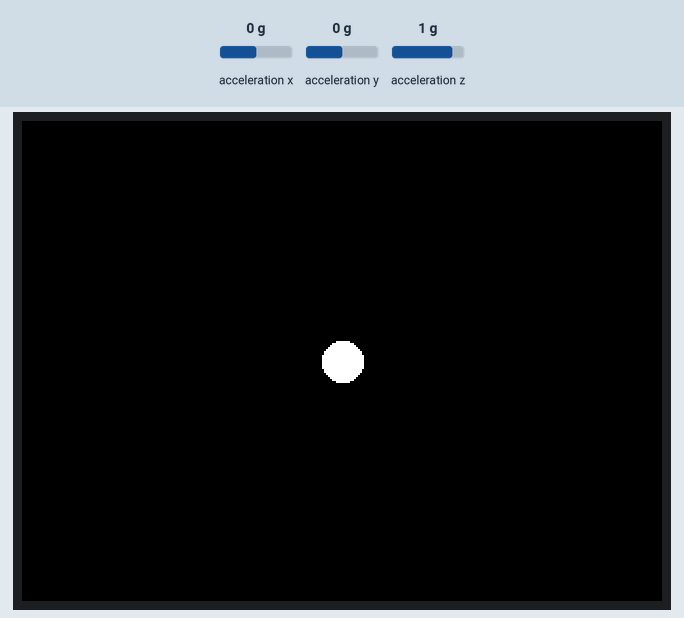
Bench run of a sketch on a simulated ESP32. On the bench: 320×240 colour display. Inputs (shaded band) come from the test bench; at power-on: acceleration x 0 g, acceleration y 0 g, acceleration z 1 g.

Above: at 1.3 s.
1.4 s: acceleration x set to -0.8 g
At 1.9 s:
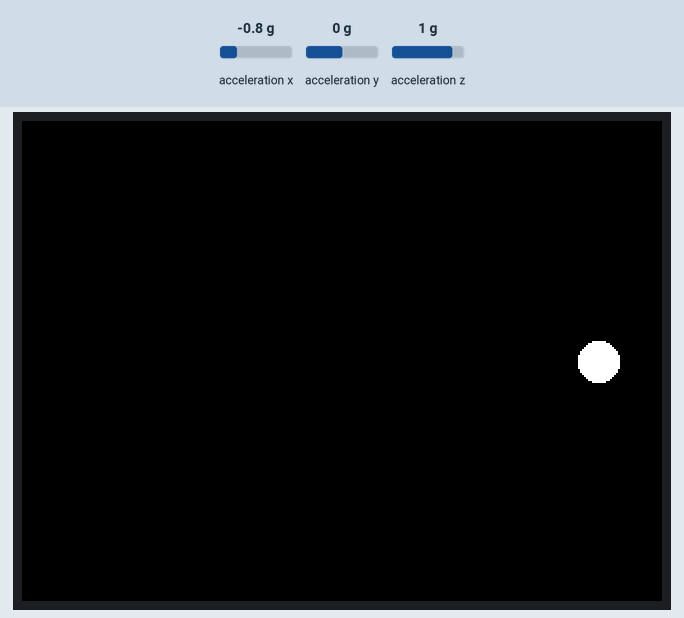
4.4 s: acceleration y set to -0.8 g
At 5.1 s:
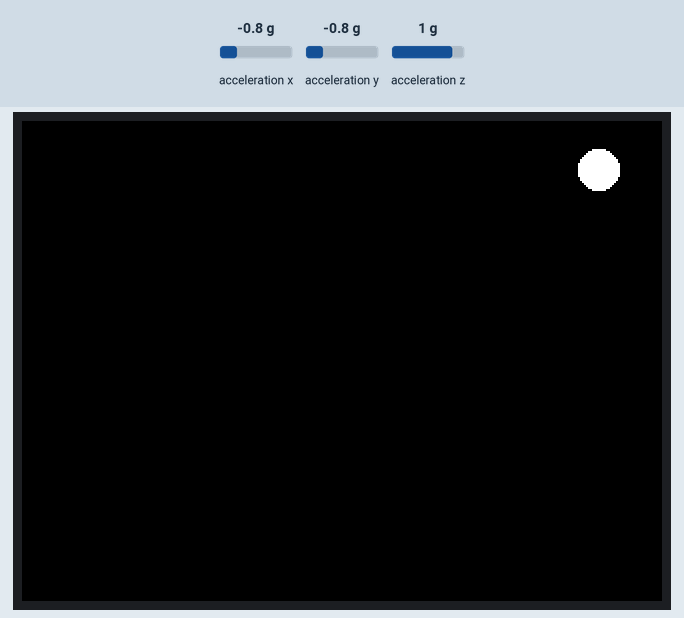
7.4 s: acceleration x set to 0 g
At 8.3 s:
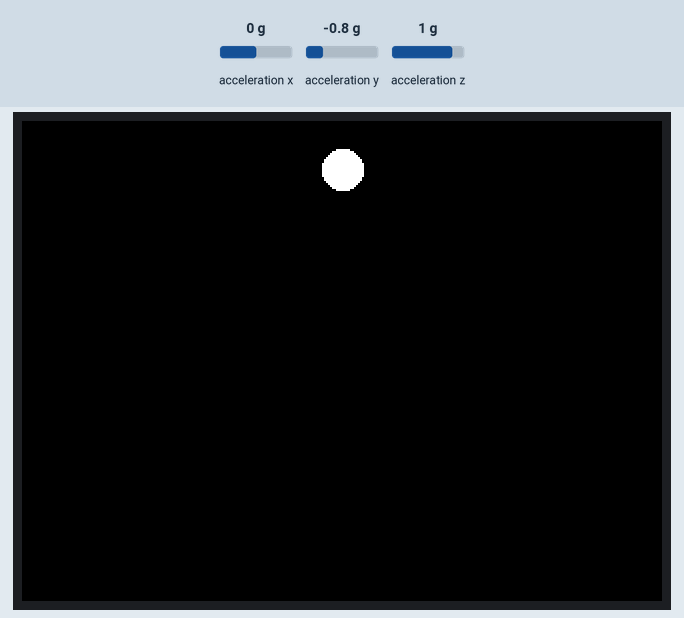
Timing chart, 0 to 10.4 s (numbered marks = the images above; inputs shaded):
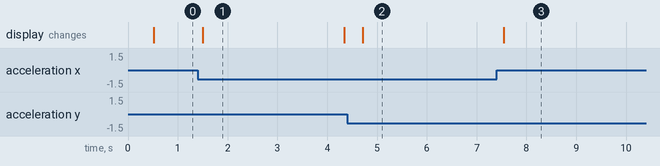

The sketch:

2_IMU_practice.ino
```cpp
#include <M5Stack.h>

void setup() {
  M5.begin();
  M5.IMU.Init();
}

void loop() {
  float x_value;
  float y_value;
  float z_value;
  M5.IMU.getAccelData(&x_value, &y_value, &z_value);

  M5.Lcd.fillScreen(BLACK);
  int x = -x_value * 160 + 160;
  int y = y_value * 120 + 120;
  M5.Lcd.fillCircle(x, y, 10, WHITE);

  delay(20);
}
```

Measured:
- after the input at 1.4 s, the display: changes after 0.10 s (image 1)
- after the input at 4.4 s, the display: changes after 0.32 s (image 2)
- after the input at 7.4 s, the display: changes after 0.15 s (image 3)
- what the display in image 1 shows lasts 2.8 s, from 1.5 s to 4.3 s
